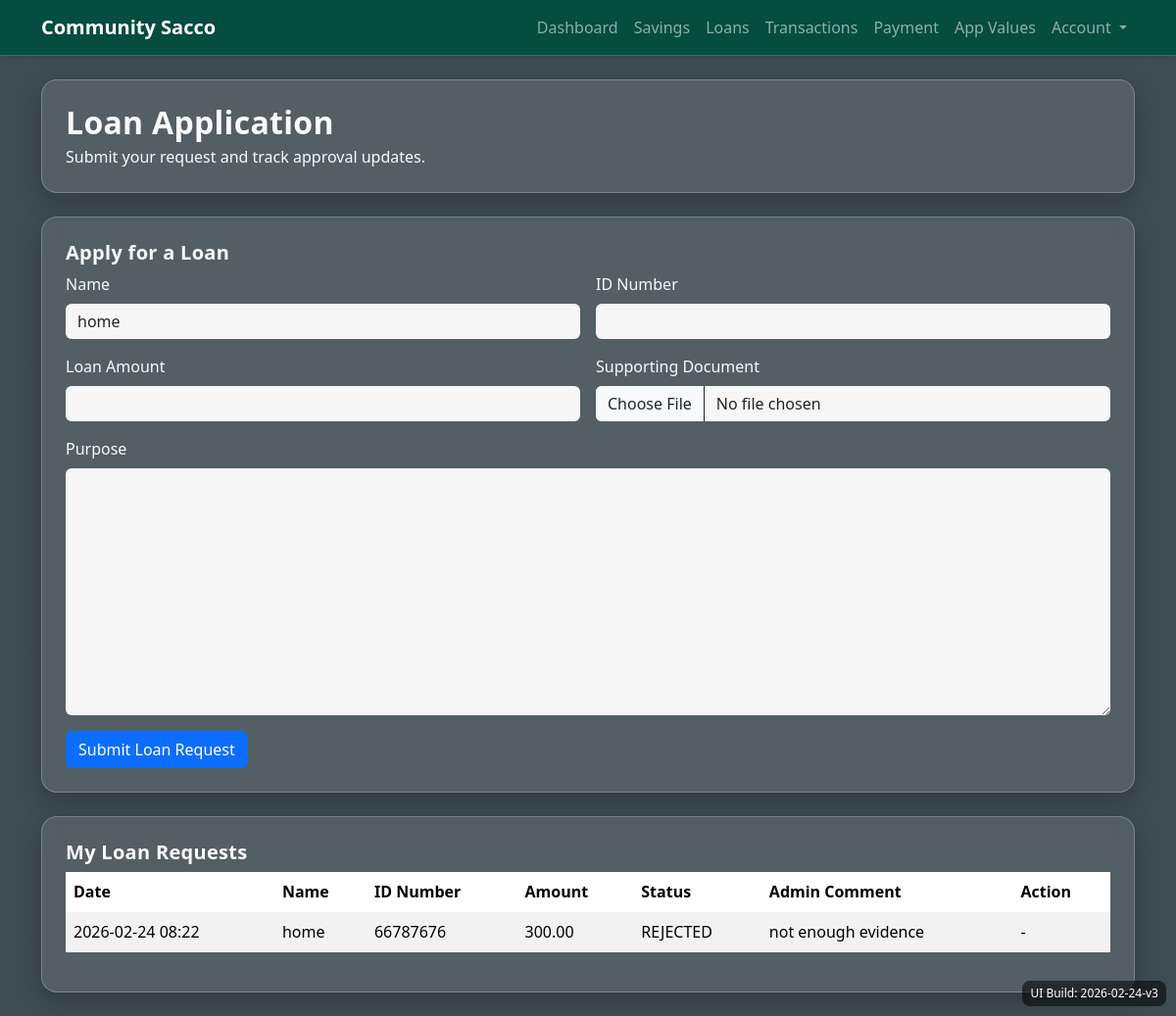
The page /FinanceApp/loans/ (signed in) on the database as committed earlier.
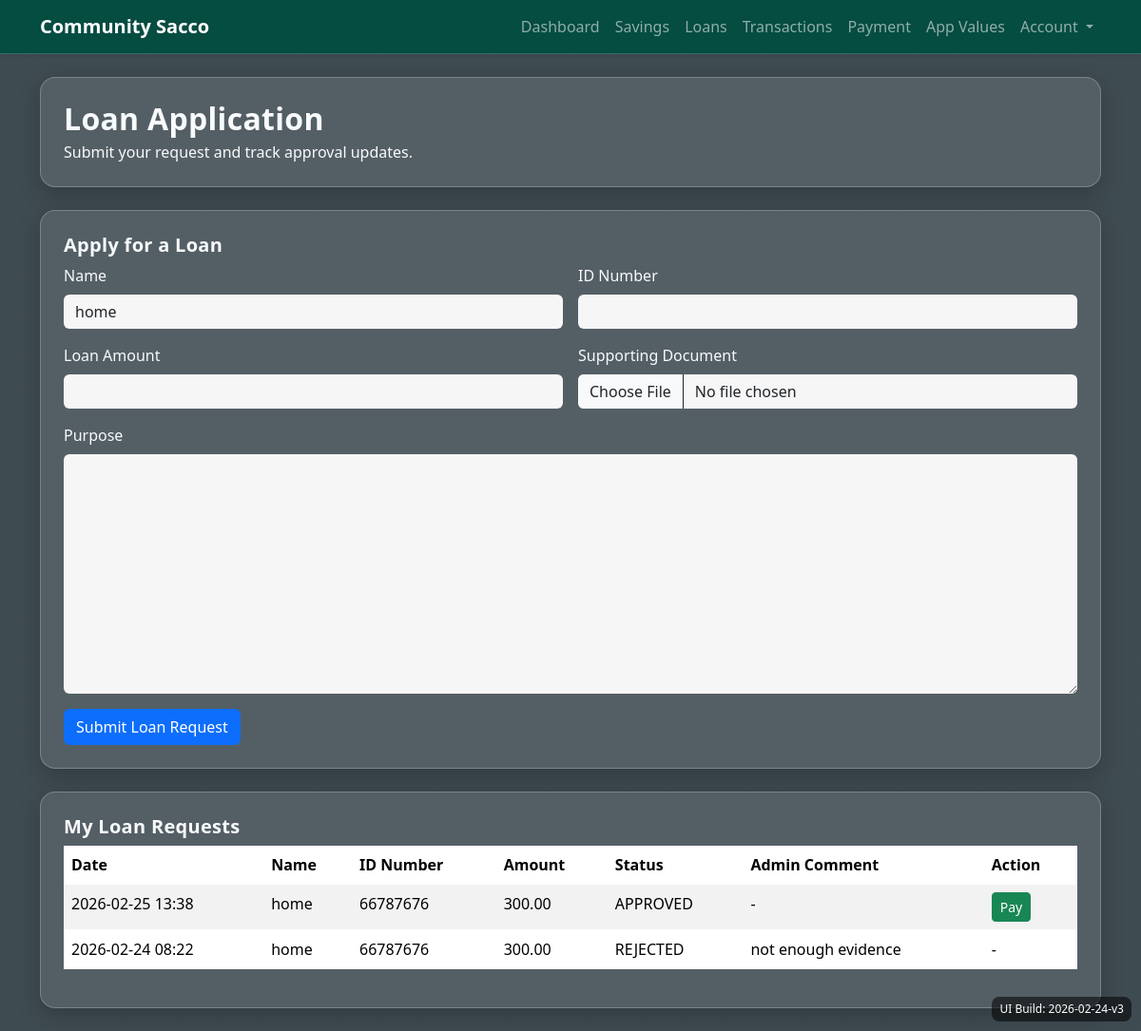
The same page on the database as committed later.
### FinanceApp/models.py (models this page shows, shortened)
class LoanRequest(models.Model):
    STATUS_PENDING = "PENDING"
    STATUS_APPROVED = "APPROVED"
    STATUS_REJECTED = "REJECTED"
    STATUS_CHOICES = [
        (STATUS_PENDING, "Pending"),
        (STATUS_APPROVED, "Approved"),
        (STATUS_REJECTED, "Rejected"),
    ]
    user = models.ForeignKey(User, on_delete=models.CASCADE, related_name="loan_requests")
    name = models.CharField(max_length=120)
    id_number = models.CharField(max_length=30)
    document = models.FileField(upload_to="loan_documents/")
    amount = models.DecimalField(max_digits=12, decimal_places=2)
    purpose = models.TextField(blank=True)
    status = models.CharField(max_length=10, choices=STATUS_CHOICES, default=STATUS_PENDING)
    admin_comment = models.CharField(max_length=255, blank=True)
    reviewed_by = models.ForeignKey(
        User,
        on_delete=models.SET_NULL,
        null=True,
        blank=True,
        related_name="reviewed_loan_requests",
    )
    reviewed_at = models.DateTimeField(null=True, blank=True)
    created_at = models.DateTimeField(auto_now_add=True)
    class Meta:
        ordering = ["-created_at"]

### FinanceApp/views.py (the view)
# urls.py: path('loans/', views.loans, name='loans'),
@login_required
def loans(request):
    if request.method == "POST":
        form = LoanRequestForm(request.POST, request.FILES)
        if form.is_valid():
            loan_request = form.save(commit=False)
            loan_request.user = request.user
            loan_request.save()
            messages.success(request, "Loan request submitted and awaiting admin approval.")
            return redirect("loans")
    else:
        form = LoanRequestForm(initial={"name": request.user.get_full_name() or request.user.username})
    user_loans = request.user.loan_requests.all()
    context = {"form": form, "loan_requests": user_loans}
    return render(request, "FinanceApp/loans.html", context)

### FinanceApp/forms.py
class LoanRequestForm(forms.ModelForm):
    class Meta:
        model = LoanRequest
        fields = ["name", "id_number", "amount", "purpose", "document"]
    def __init__(self, *args, **kwargs):
        super().__init__(*args, **kwargs)
        for name, field in self.fields.items():
            if name == "document":
                field.widget.attrs.update({"class": "form-control"})
            else:
                field.widget.attrs.update({"class": "form-control"})

### FinanceApp/templates/FinanceApp/loans.html (shortened to what this page needs)
{% extends "main.html" %}
{% block content %}
<div class="container py-4">
  <div class="content-panel p-4 mb-4">
    <h2 class="section-title mb-1">Loan Application</h2>
    <p class="mb-0">Submit your request and track approval updates.</p>
  </div>
  <div class="content-panel p-4 mb-4">
      <h5 class="section-title">Apply for a Loan</h5>
      <form method="POST" enctype="multipart/form-data">
        <div class="row g-3">
          <div class="col-md-6">
            <label class="form-label">Name</label>
            {{ form.name }}
          </div>
          <div class="col-md-6">
            <label class="form-label">ID Number</label>
            {{ form.id_number }}
          </div>
          <div class="col-md-6">
            <label class="form-label">Loan Amount</label>
            {{ form.amount }}
          </div>
          <div class="col-md-6">
            <label class="form-label">Supporting Document</label>
            {{ form.document }}
          </div>
          <div class="col-12">
            <label class="form-label">Purpose</label>
            {{ form.purpose }}
          </div>
        </div>
        <button type="submit" class="btn btn-primary mt-3">Submit Loan Request</button>
      </form>
  </div>
  <div class="content-panel p-4">
      <h5 class="section-title">My Loan Requests</h5>
      <div class="table-responsive">
        <table class="table table-striped">
          <thead>
            <tr>
              <th>Date</th>
              <th>Name</th>
              <th>ID Number</th>
              <th>Amount</th>
              <th>Status</th>
              <th>Admin Comment</th>
              <th>Action</th>
            </tr>
          </thead>
          <tbody>
            {% for loan in loan_requests %}
              <tr>
                <td>{{ loan.created_at|date:"Y-m-d H:i" }}</td>
                <td>{{ loan.name }}</td>
                <td>{{ loan.id_number }}</td>
                <td>{{ loan.amount }}</td>
                <td>{{ loan.status }}</td>
                <td>{{ loan.admin_comment|default:"-" }}</td>
                <td>
                  {% if loan.status == "APPROVED" %}
                    <a href="{% url 'mpesaPayment' %}?payment_type=LOAN_REPAYMENT&amount={{ loan.amount }}" class="btn btn-sm btn-success">
                      Pay
                    </a>
                  {% else %}
                    -
                  {% endif %}
                </td>
              </tr>
            {% empty %}
              <tr>
                <td colspan="7">No loan requests submitted yet.</td>
              </tr>
            {% endfor %}
          </tbody>
        </table>
      </div>
  </div>
</div>
{% endblock %}

Rows that differ between the two databases and show on the page:
added LoanRequest: created_at "2026-02-25 13:38", name "home", id_number "66787676", amount "300.00", status "APPROVED", admin_comment "-"
